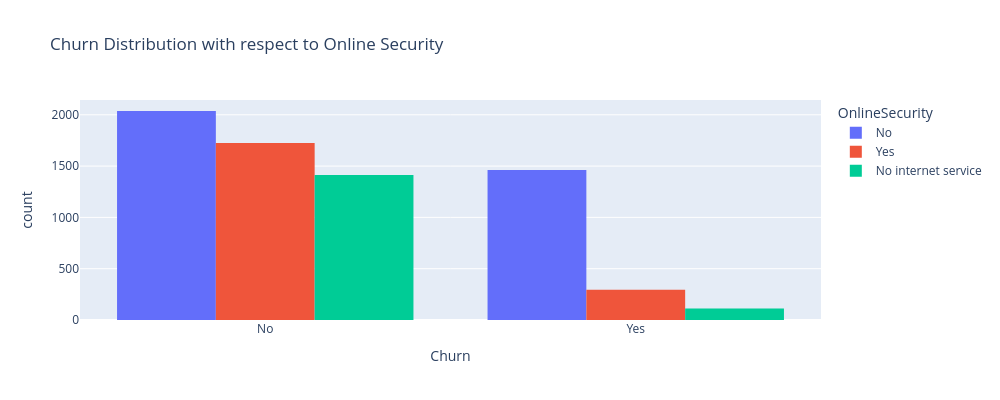

The notebook cell saved with this chart:
### Code cell
fig = px.histogram(
    df, 
    x='Churn', 
    color='OnlineSecurity', 
    barmode='group',
    title='Churn Distribution with respect to Online Security',
    width=1000,
    height=400
)

fig.show()

### Figure 1 — Plotly figure (JSON) as saved in the notebook; plotly's stock layout.template omitted (floating-point values rounded to 4 significant figures; data arrays with more than 128 entries replaced by an {"elided": "..."} marker saying what was removed)
{"data": [{"alignmentgroup": "True", "bingroup": "x", "hovertemplate": "OnlineSecurity=No<br>Churn=%{x}<br>count=%{y}<extra></extra>", "legendgroup": "No", "marker": {"color": "#636efa", "pattern": {"shape": ""}}, "name": "No", "offsetgroup": "No", "orientation": "v", "showlegend": true, "type": "histogram", "x": {"elided": "3498 str values"}, "xaxis": "x", "yaxis": "y"}, {"alignmentgroup": "True", "bingroup": "x", "hovertemplate": "OnlineSecurity=Yes<br>Churn=%{x}<br>count=%{y}<extra></extra>", "legendgroup": "Yes", "marker": {"color": "#EF553B", "pattern": {"shape": ""}}, "name": "Yes", "offsetgroup": "Yes", "orientation": "v", "showlegend": true, "type": "histogram", "x": {"elided": "2019 str values"}, "xaxis": "x", "yaxis": "y"}, {"alignmentgroup": "True", "bingroup": "x", "hovertemplate": "OnlineSecurity=No internet service<br>Churn=%{x}<br>count=%{y}<extra></extra>", "legendgroup": "No internet service", "marker": {"color": "#00cc96", "pattern": {"shape": ""}}, "name": "No internet service", "offsetgroup": "No internet service", "orientation": "v", "showlegend": true, "type": "histogram", "x": {"elided": "1526 str values"}, "xaxis": "x", "yaxis": "y"}], "layout": {"barmode": "group", "height": 400, "legend": {"title": {"text": "OnlineSecurity"}, "tracegroupgap": 0}, "title": {"text": "Churn Distribution with respect to Online Security"}, "width": 1000, "xaxis": {"anchor": "y", "domain": [0, 1], "title": {"text": "Churn"}}, "yaxis": {"anchor": "x", "domain": [0, 1], "title": {"text": "count"}}}}
